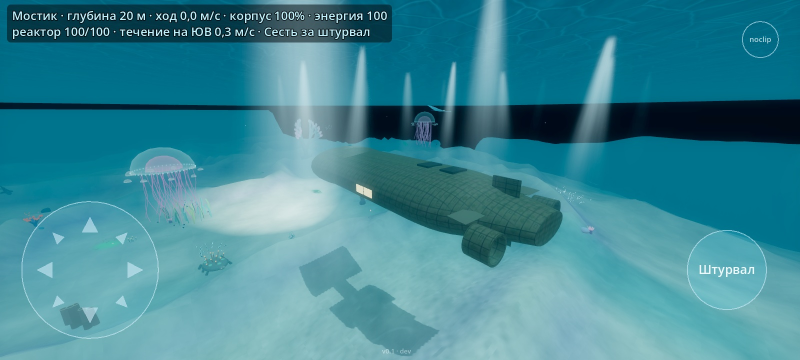
#> input picture art/ART-063-sled-vintov/sled-idle.jpg, 1600 x 720 px (shown at 1/2 size)
$ python build.py ../sled-full.jpg ../sled-idle.jpg
#> lines starting #> are read from the running program, lines starting #| are printed output that depends on the picture; after the words box and inside, x2 and y2 are one past the last pixel; in counts of white or black regions, pixels touching at a corner belong together
from pathlib import Path
from PIL import Image
import numpy as np,json,sys
P=Path(sys.argv[1]);(P/'source').mkdir(parents=True,exist_ok=True);(P/'src').mkdir(exist_ok=True)
src=Path(sys.argv[2]) if len(sys.argv)>2 else P/'source/atlas-source.png'
im=Image.open(src).convert('RGBA').resize((512,512),Image.Resampling.LANCZOS)
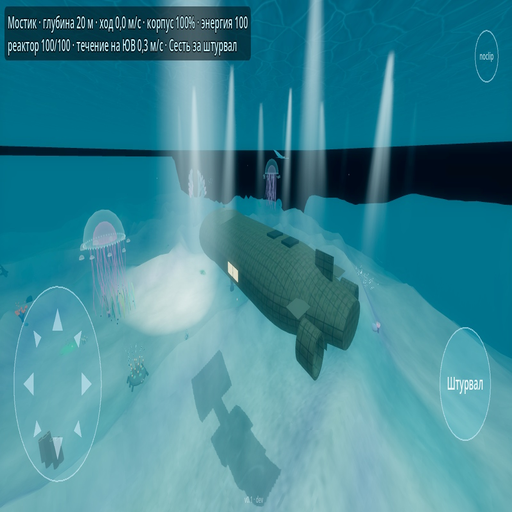
#> im: PIL image 512x512 RGBA; mean R, G, B, A 61.8, 136.2, 150.6, 255
im.save(P/'source/atlas-source.png',optimize=True)
a=np.asarray(im).astype(float)/255
luma=a[:,:,0]*.2126+a[:,:,1]*.7152+a[:,:,2]*.0722
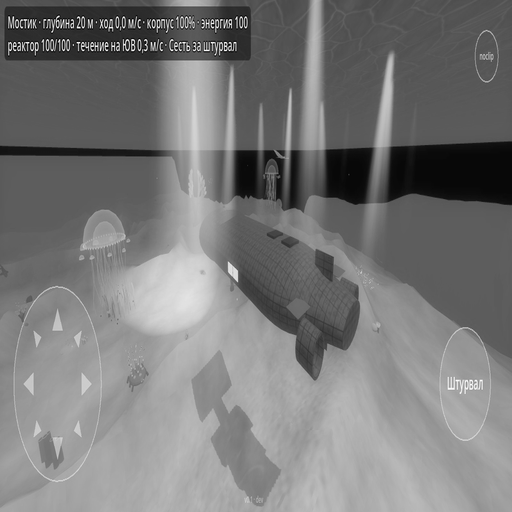
#> luma: shape (512, 512) float64; min 0, max 0.998, mean 0.476
alpha=a[:,:,3]*luma**1.65
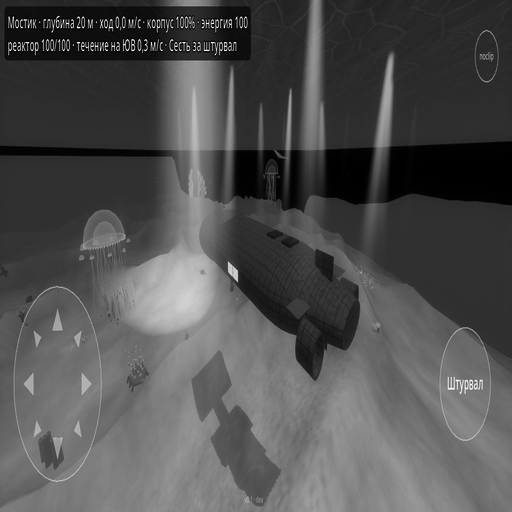
#> alpha: shape (512, 512) float64; min 0, max 0.997, mean 0.318
# Technical packing: all highlight/shading information goes into opacity.
for j in range(4):
 for i in range(4):
  x=i*128;y=j*128
  alpha[y:y+4,x:x+128]=0;alpha[y+124:y+128,x:x+128]=0
  alpha[y:y+128,x:x+4]=0;alpha[y:y+128,x+124:x+128]=0
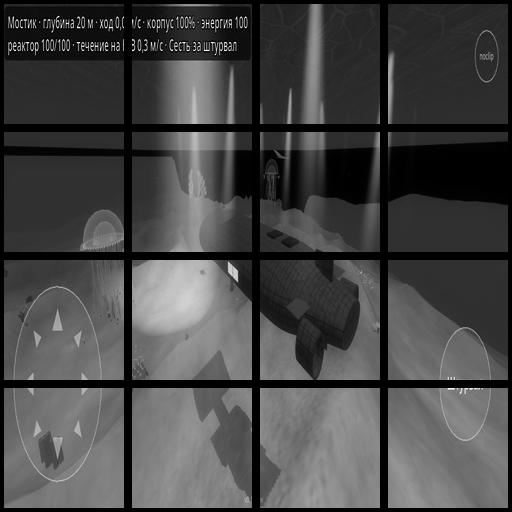
#> alpha: shape (512, 512) float64; 12.11% of pixels changed, all inside (x1, y1, x2, y2) = (0, 0, 512, 512)
out=np.zeros((512,512,4),dtype=np.uint8);out[:,:,:3]=[213,228,232];out[:,:,3]=np.uint8(np.rint(alpha*255))
#> after `out[:, :, 3] = np.uint8(np.rint(alpha * 255))`:
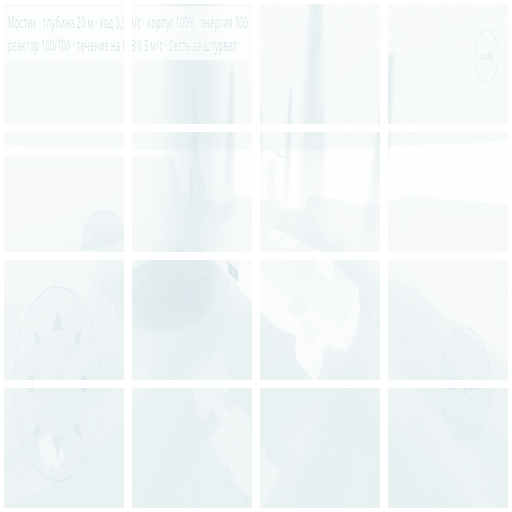
#> out: shape (512, 512, 4); mean of channels 0, 1, 2, 3 213, 228, 232, 71.1; transparent parts drawn white
Image.fromarray(out,'RGBA').save(P/'sled-atlas.png',optimize=True)
#> (the run stopped early here; a loop or call above may not have finished)

$ run again, on art/ART-063-sled-vintov/sled-slow.jpg
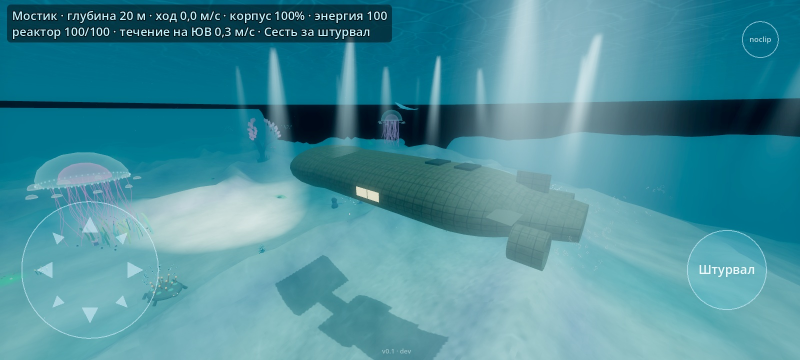
#> input picture art/ART-063-sled-vintov/sled-slow.jpg, 1600 x 720 px (shown at 1/2 size)
#> after the loop `for j in range(4):`:
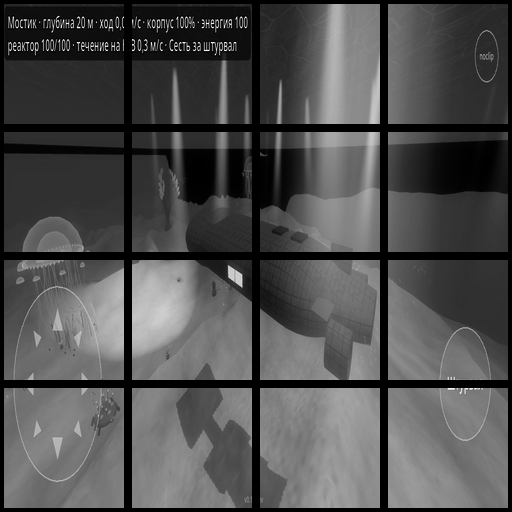
#> alpha: shape (512, 512) float64; min 0, max 0.982, mean 0.31
#> `out[:, :, 3] = np.uint8(np.rint(alpha * 255))`:
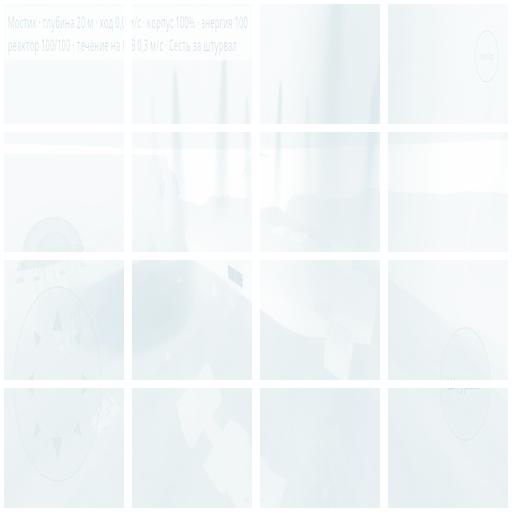
#> out: shape (512, 512, 4); mean of channels 0, 1, 2, 3 213, 228, 232, 79; transparent parts drawn white

$ run again, on art/ART-063-sled-vintov/sled-surface.jpg
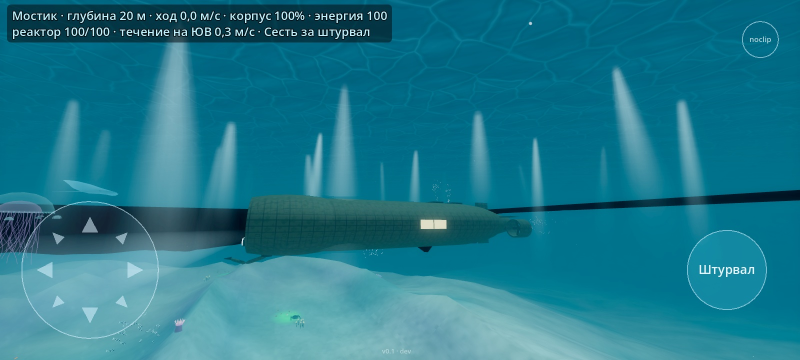
#> input picture art/ART-063-sled-vintov/sled-surface.jpg, 1600 x 720 px (shown at 1/2 size)
#> after the loop `for j in range(4):`:
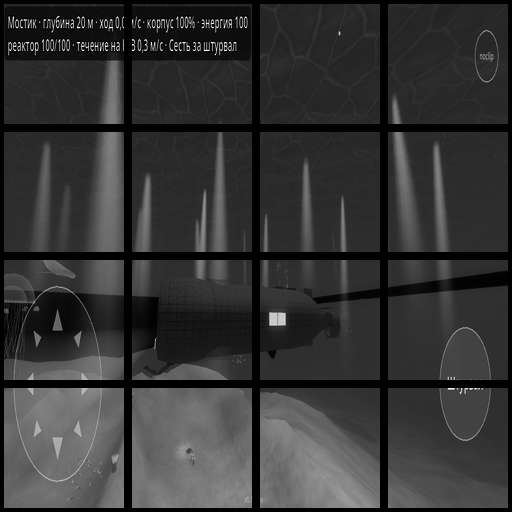
#> alpha: shape (512, 512) float64; min 0, max 0.974, mean 0.21
#> `out[:, :, 3] = np.uint8(np.rint(alpha * 255))`:
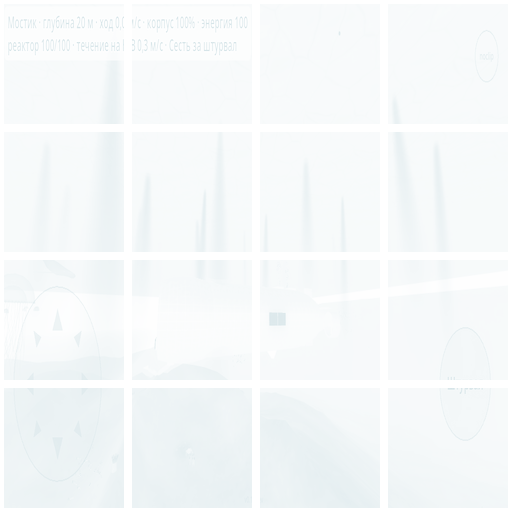
#> out: shape (512, 512, 4); mean of channels 0, 1, 2, 3 213, 228, 232, 53.5; transparent parts drawn white
